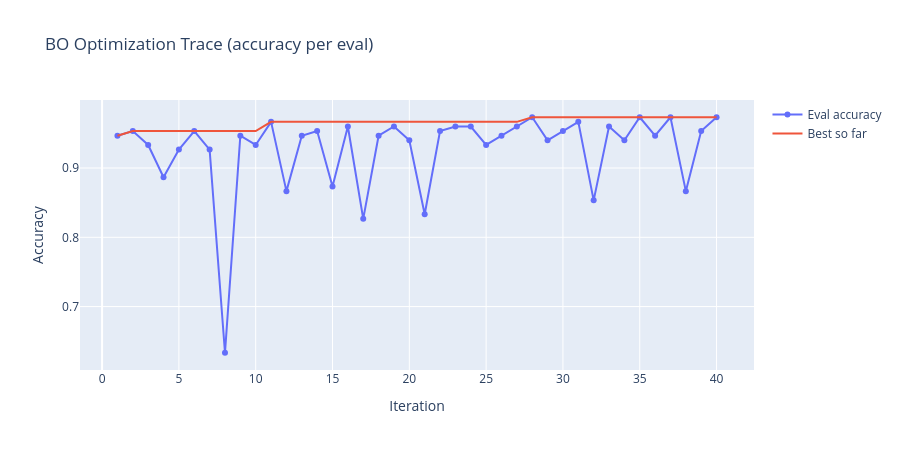

Notebook cell for this chart:
### Code cell
# bayes_opt_mlp_iris.py  (copy+run)
import json, joblib, os, time
import numpy as np
import pandas as pd
import plotly.graph_objects as go

from sklearn.datasets import load_iris
from sklearn.model_selection import cross_val_score, StratifiedKFold
from sklearn.neural_network import MLPClassifier
from sklearn.preprocessing import StandardScaler
from sklearn.pipeline import Pipeline
from sklearn.metrics import accuracy_score

from skopt import gp_minimize
from skopt.space import Real, Integer, Categorical
from skopt.utils import use_named_args
from skopt.plots import plot_convergence

# ---- setup output dir for checkpointing/logging ----
OUT_DIR = "bo_runs"
os.makedirs(OUT_DIR, exist_ok=True)
TIMESTAMP = time.strftime("%Y%m%d_%H%M%S")
RUN_FILE = os.path.join(OUT_DIR, f"bo_run_{TIMESTAMP}.pkl")

# ---- load data ----
iris = load_iris()
X, y = iris.data, iris.target

# ---- search space (example: tuning architecture + optimizer hyperparams) ----
space = [
    Integer(10, 200, name="hidden_layer_1"),             # first hidden layer size
    Integer(0, 100, name="hidden_layer_2"),              # second hidden (0 => no second layer)
    Real(1e-5, 1e-1, "log-uniform", name="learning_rate_init"),
    Real(1e-6, 1e-1, "log-uniform", name="alpha"),      # L2 penalty (weight decay)
    Categorical(['relu', 'tanh'], name="activation"),
]

# ---- objective: negative CV accuracy (we minimize) ----
cv = StratifiedKFold(n_splits=5, shuffle=True, random_state=42)

@use_named_args(space)
def objective(**params):
    # decode params
    h1 = int(params["hidden_layer_1"])
    h2 = int(params["hidden_layer_2"])
    if h2 == 0:
        hidden = (h1,)
    else:
        hidden = (h1, h2)
    clf = Pipeline([
        ("scaler", StandardScaler()),
        ("mlp", MLPClassifier(
            hidden_layer_sizes=hidden,
            activation=params["activation"],
            learning_rate_init=params["learning_rate_init"],
            alpha=params["alpha"],
            max_iter=2000,
            random_state=42,
        ))
    ])
    # use CV score (accuracy)
    scores = cross_val_score(clf, X, y, cv=cv, scoring="accuracy", n_jobs=1)
    acc = np.mean(scores)
    # skopt minimizes; we want to maximize accuracy -> minimize negative accuracy
    result = -acc

    # checkpoint partial result (append)
    record = {"params": params, "cv_mean_accuracy": acc}
    with open(RUN_FILE, "ab") as f:
        joblib.dump(record, f)   # appendable binary pickles

    return result

# ---- run Bayesian Optimization ----
N_CALLS = 40
res = gp_minimize(
    objective,
    space,
    acq_func="EI",        # Expected Improvement
    n_calls=N_CALLS,
    n_random_starts=8,
    random_state=42,
    verbose=True,
)

# save full result
joblib.dump(res, RUN_FILE.replace(".pkl", "_final.pkl"))

# ---- inspect best result ----
best_idx = res.x_iters.index(res.x)
best_params = dict(zip([s.name for s in space], res.x))
best_score = -res.fun
print("BEST: score=%.4f params=%s" % (best_score, best_params))

# ---- Plot convergence with Plotly (interactive) ----
# prepare data
iters = np.arange(1, len(res.func_vals)+1)
best_so_far = np.minimum.accumulate(res.func_vals) * -1  # convert to accuracy (maximize)
raw_acc = -np.array(res.func_vals)  # each eval accuracy

fig = go.Figure()
fig.add_trace(go.Scatter(x=iters, y=raw_acc, mode="markers+lines", name="Eval accuracy"))
fig.add_trace(go.Scatter(x=iters, y=best_so_far, mode="lines", name="Best so far"))
fig.update_layout(
    title="BO Optimization Trace (accuracy per eval)",
    xaxis_title="Iteration",
    yaxis_title="Accuracy",
    width=900, height=450
)
fig.show()

# ---- Parameter importance table (simple) ----
# build DataFrame of evaluated params
rows = []
for params, acc in zip(res.x_iters, -res.func_vals):
    rows.append({name: val for name, val in zip([s.name for s in space], params)} | {"accuracy": acc})
df = pd.DataFrame(rows)
display_df = df.sort_values("accuracy", ascending=False).reset_index(drop=True)
print(display_df.head(10))

# Save results dataframe
display_df.to_csv(os.path.join(OUT_DIR, f"bo_results_{TIMESTAMP}.csv"), index=False)

### Figure 1 — Plotly figure (JSON) as saved in the notebook; plotly's stock layout.template omitted (floating-point values rounded to 4 significant figures)
{"data": [{"mode": "markers+lines", "name": "Eval accuracy", "type": "scatter", "x": [1, 2, 3, 4, 5, 6, 7, 8, 9, 10, 11, 12, 13, 14, 15, 16, 17, 18, 19, 20, 21, 22, 23, 24, 25, 26, 27, 28, 29, 30, 31, 32, 33, 34, 35, 36, 37, 38, 39, 40], "y": [0.9467, 0.9533, 0.9333, 0.8867, 0.9267, 0.9533, 0.9267, 0.6333, 0.9467, 0.9333, 0.9667, 0.8667, 0.9467, 0.9533, 0.8733, 0.96, 0.8267, 0.9467, 0.96, 0.94, 0.8333, 0.9533, 0.96, 0.96, 0.9333, 0.9467, 0.96, 0.9733, 0.94, 0.9533, 0.9667, 0.8533, 0.96, 0.94, 0.9733, 0.9467, 0.9733, 0.8667, 0.9533, 0.9733]}, {"mode": "lines", "name": "Best so far", "type": "scatter", "x": [1, 2, 3, 4, 5, 6, 7, 8, 9, 10, 11, 12, 13, 14, 15, 16, 17, 18, 19, 20, 21, 22, 23, 24, 25, 26, 27, 28, 29, 30, 31, 32, 33, 34, 35, 36, 37, 38, 39, 40], "y": [0.9467, 0.9533, 0.9533, 0.9533, 0.9533, 0.9533, 0.9533, 0.9533, 0.9533, 0.9533, 0.9667, 0.9667, 0.9667, 0.9667, 0.9667, 0.9667, 0.9667, 0.9667, 0.9667, 0.9667, 0.9667, 0.9667, 0.9667, 0.9667, 0.9667, 0.9667, 0.9667, 0.9733, 0.9733, 0.9733, 0.9733, 0.9733, 0.9733, 0.9733, 0.9733, 0.9733, 0.9733, 0.9733, 0.9733, 0.9733]}], "layout": {"height": 450, "title": {"text": "BO Optimization Trace (accuracy per eval)"}, "width": 900, "xaxis": {"title": {"text": "Iteration"}}, "yaxis": {"title": {"text": "Accuracy"}}}}
